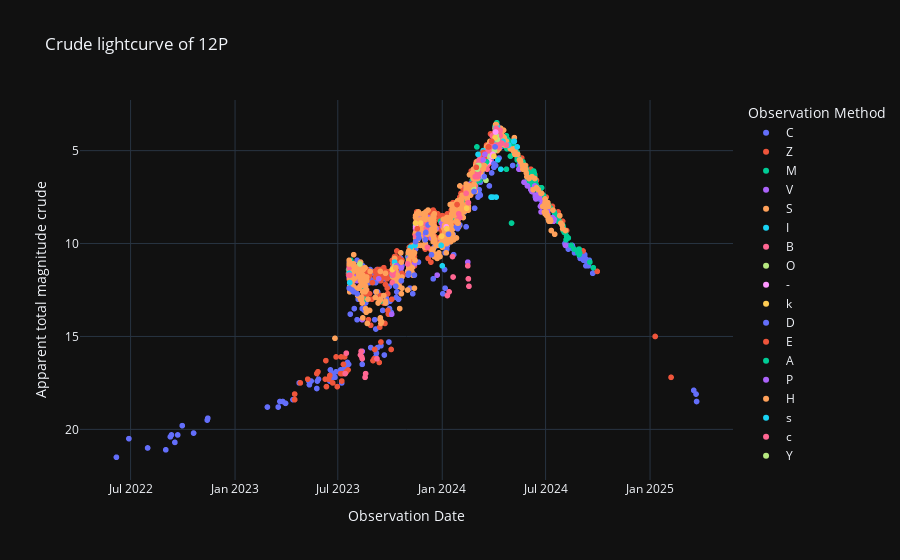

The notebook cell this image was saved under:
### Code cell
from Funciones.Crear_curvas_de_luz import crear_curvas_de_luz

variable = 'magnitude'

labels = {'obs_date':'Observation Date',
          variable:'Apparent total magnitude crude',
          'obs_method_key' : 'Observation Method'
          }

titulo = f'Crude lightcurve of {nombre_del_cometa}'


data_frame= bases_de_datos[0]

crear_curvas_de_luz(variable, data_frame, titulo, labels)
